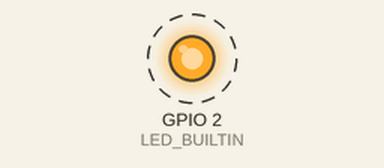
Recording of a sketch running on a simulated ESP8266 (NodeMCU). On the bench: output pins drawn as LEDs (lit = HIGH, except the on-board LED, lit = LOW). Dashed ring = blinking. WiFi joins after 1.5 s; servers stay silent unless stated; no MQTT or app messages arrive unless stated.

Above: at 0.2 s.
Timing chart, 0 to 3.0 s (numbered marks = the images above):
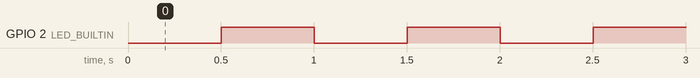

Measured:
- by itself, GPIO 2 (LED_BUILTIN): alternates HIGH for 0.50 s and LOW for 0.50 s, 5 changes in all, then stays HIGH

The sketch:

scale_bridge.ino
```cpp
#include "config.h"
#include "mqtt_bridge.h"
#include "stm32_link.h"

/* ESP8266入口：连接串口接收器与MQTT桥，不参与重量计算。 */
static Stm32Link stm32;
static MqttBridge mqtt;

void setup()
{
    /* 两端串口波特率必须与STM32 USART2保持一致。 */
    pinMode(LED_BUILTIN, OUTPUT);
    digitalWrite(LED_BUILTIN, LOW);
    stm32.begin(STM32_BAUDRATE);
    mqtt.begin();
}

void loop()
{
    String json;
    static unsigned long lastStatus = 0UL;
    static unsigned long lastNetworkReport = 0UL;
    /* 持续维护网络连接，并把每条STM32 JSON原样发布到MQTT。 */
    mqtt.loop();
    if (stm32.readLine(json)) mqtt.publishState(json);

    /* 每30秒发布一次ESP8266自身网络状态。 */
    if (millis() - lastNetworkReport >= 30000UL) {
        lastNetworkReport = millis();
        mqtt.publishNetworkInfo();
    }

    /* 板载LED显示网络状态：在线熄灭，连接中以1Hz闪烁。 */
    if (millis() - lastStatus >= 500UL) {
        lastStatus = millis();
        if (mqtt.mqttConnected()) digitalWrite(LED_BUILTIN, HIGH);
        else digitalWrite(LED_BUILTIN, !digitalRead(LED_BUILTIN));
    }
    delay(1);
}
```

mqtt_bridge.cpp
```cpp
#include "mqtt_bridge.h"
#include "config.h"

/* 网络桥接模块：维护Wi-Fi/MQTT连接，并发布最近的电子秤状态。 */
MqttBridge::MqttBridge() : mqtt_(wifiClient_), lastAttempt_(0UL)
{
}

void MqttBridge::begin()
{
    /* STA模式表示ESP8266作为客户端接入现有无线路由器。 */
    WiFi.mode(WIFI_STA);
    WiFi.setAutoReconnect(true);
    WiFi.persistent(false);
    mqtt_.setServer(MQTT_HOST, MQTT_PORT);
    mqtt_.setCallback(onMessage);
    mqtt_.setBufferSize(512U);
    mqtt_.setKeepAlive(30U);
    mqtt_.setSocketTimeout(3U);
    pendingState_.reserve(256U);
    connectWifi();
}

void MqttBridge::connectWifi()
{
    if (WiFi.status() != WL_CONNECTED) WiFi.begin(WIFI_SSID, WIFI_PASSWORD);
}

void MqttBridge::connectMqtt()
{
    bool connected;
    /* 用户名或密码为空时使用匿名连接，适配无认证的本地Broker。 */
    if ((MQTT_USERNAME[0] != '\0') || (MQTT_PASSWORD[0] != '\0')) {
        connected = mqtt_.connect(MQTT_CLIENT_ID, MQTT_USERNAME, MQTT_PASSWORD,
                                  MQTT_STATUS_TOPIC, 1U, true, "offline");
    } else {
        connected = mqtt_.connect(MQTT_CLIENT_ID, MQTT_STATUS_TOPIC,
                                  1U, true, "offline");
    }
    if (connected) {
        mqtt_.subscribe(MQTT_COMMAND_TOPIC);
        mqtt_.publish(MQTT_STATUS_TOPIC, "online", true);
        if (pendingState_.length() > 0U) {
            mqtt_.publish(MQTT_STATE_TOPIC, pendingState_.c_str(), true);
            pendingState_ = "";
        }
    }
}

void MqttBridge::loop()
{
    unsigned long now = millis();
    /* Wi-Fi每5秒重试一次；联网后MQTT每3秒重试一次。 */
    if (WiFi.status() != WL_CONNECTED) {
        if ((unsigned long)(now - lastAttempt_) >= 5000UL) {
            lastAttempt_ = now;
            connectWifi();
        }
        return;
    }
    if (!mqtt_.connected()) {
        if ((unsigned long)(now - lastAttempt_) >= 3000UL) {
            lastAttempt_ = now;
            connectMqtt();
        }
        return;
    }
    mqtt_.loop();
}

bool MqttBridge::publishState(const String &json)
{
    if (!mqtt_.connected()) {
        pendingState_ = json;
        return false;
    }
    /* retain=true让新订阅者能够立即得到最近一次称重状态。 */
    if (mqtt_.publish(MQTT_STATE_TOPIC, json.c_str(), true)) {
        pendingState_ = "";
        return true;
    }
    pendingState_ = json;
    return false;
}

bool MqttBridge::publishNetworkInfo()
{
    char payload[160];
    String ip;

    if (!mqtt_.connected() || (WiFi.status() != WL_CONNECTED)) return false;
    ip = WiFi.localIP().toString();
    snprintf(payload, sizeof(payload),
             "{\"device\":\"hx711-scale\",\"status\":\"online\","
             "\"ip\":\"%s\",\"rssi_dbm\":%ld,\"uptime_s\":%lu}",
             ip.c_str(), (long)WiFi.RSSI(), (unsigned long)(millis() / 1000UL));
    return mqtt_.publish(MQTT_NETWORK_TOPIC, payload, true);
}

bool MqttBridge::wifiConnected()
{
    return WiFi.status() == WL_CONNECTED;
}

bool MqttBridge::mqttConnected()
{
    return mqtt_.connected();
}

String MqttBridge::statusText()
{
    if (WiFi.status() != WL_CONNECTED) return "wifi_connecting";
    if (!mqtt_.connected()) return "mqtt_connecting";
    return "online";
}

void MqttBridge::onMessage(char *topic, byte *payload, unsigned int length)
{
    /* 预留远程去皮等命令入口；当前版本只订阅但不执行远程控制。 */
    (void)topic;
    (void)payload;
    (void)length;
}
```

mqtt_bridge.h
```cpp
#ifndef MQTT_BRIDGE_H
#define MQTT_BRIDGE_H

#include <ESP8266WiFi.h>
#include <PubSubClient.h>

class MqttBridge {
public:
    MqttBridge();
    /* 配置Wi-Fi工作模式、MQTT服务器和回调函数。 */
    void begin();
    /* 非阻塞维护Wi-Fi与MQTT连接，并处理MQTT心跳。 */
    void loop();
    /* 把STM32原始JSON发布为retain状态，成功返回true。 */
    bool publishState(const String &json);
    /* 发布ESP8266的IP、RSSI和运行时间，便于MQTT端诊断网络。 */
    bool publishNetworkInfo();
    /* 当前网络连接状态，用于本地状态显示或调试。 */
    bool wifiConnected();
    bool mqttConnected();
    String statusText();

private:
    void connectWifi();
    void connectMqtt();
    static void onMessage(char *topic, byte *payload, unsigned int length);

    WiFiClient wifiClient_;
    PubSubClient mqtt_;
    unsigned long lastAttempt_; /* 限制重连频率，避免阻塞主循环。 */
    String pendingState_;       /* 断线期间只保留最新一帧，重连后立即补发。 */
};

#endif
```

stm32_link.cpp
```cpp
#include "stm32_link.h"

/* STM32串口接收模块：把连续字节流恢复为完整JSON消息。 */
void Stm32Link::begin(unsigned long baudrate)
{
    /*
     * 这里扩大的是ESP8266硬件串口RX环形缓冲区。
     * String::reserve()只影响应用层字符串，不能防止串口字节被覆盖。
     * 在Serial.begin()前设置，以兼容ESP8266 Arduino Core的初始化要求。
     */
    Serial.setRxBufferSize(512U);
    Serial.begin(baudrate);
    buffer_.reserve(256U);
    buffer_ = "";
    inFrame_ = false;
}

bool Stm32Link::readLine(String &line)
{
    /*
     * 严格寻找“{”和“}”，不再把任意换行前的数据视为有效消息。
     * 若前半帧已经丢失，残余尾部会被忽略，直到下一帧“{”出现。
     */
    while (Serial.available() > 0) {
        char ch = (char)Serial.read();

        if (ch == '{') {
            /* 左花括号也是重同步点，丢弃此前可能损坏的半帧。 */
            buffer_ = "";
            buffer_ += ch;
            inFrame_ = true;
            continue;
        }

        if (!inFrame_) continue;

        /* 当前状态帧小于255字节；超长说明数据异常，直接丢弃。 */
        if (buffer_.length() >= 255U) {
            buffer_ = "";
            inFrame_ = false;
            continue;
        }

        if ((ch != '\r') && (ch != '\n')) buffer_ += ch;

        if (ch == '}') {
            line = buffer_;
            buffer_ = "";
            inFrame_ = false;
            return true;
        }
    }

    return false;
}
```

stm32_link.h
```cpp
#ifndef STM32_LINK_H
#define STM32_LINK_H

#include <Arduino.h>

class Stm32Link {
public:
    /* 初始化ESP8266硬件串口，并扩大底层接收缓冲区。 */
    void begin(unsigned long baudrate);

    /* 仅在收到一条完整的“{...}”JSON帧时返回true。 */
    bool readLine(String &line);

private:
    /* 保存当前正在接收的JSON；帧损坏后等待下一个“{”重新同步。 */
    String buffer_;
    bool inFrame_;
};

#endif
```

config.h
```cpp
#ifndef SCALE_ESP_CONFIG_H
#define SCALE_ESP_CONFIG_H

/* 使用前必须填写Wi-Fi和MQTT服务器信息。 */
#define WIFI_SSID           "fengyindong-F30 PRO"
#define WIFI_PASSWORD       "2721587967"
#define MQTT_HOST           "192.168.31.206"
#define MQTT_PORT           1883
#define MQTT_USERNAME       "fengyindong"
#define MQTT_PASSWORD       "2721587967"
#define MQTT_CLIENT_ID      "hx711-scale-01"
#define MQTT_STATE_TOPIC    "scale/weight"
#define MQTT_COMMAND_TOPIC  "scale/command"
#define MQTT_STATUS_TOPIC   "scale/status"
#define MQTT_NETWORK_TOPIC  "scale/network"

/* ESP8266硬件串口RX=GPIO3，连接STM32的PA2 TX。 */
#define STM32_BAUDRATE      9600

#endif
```
